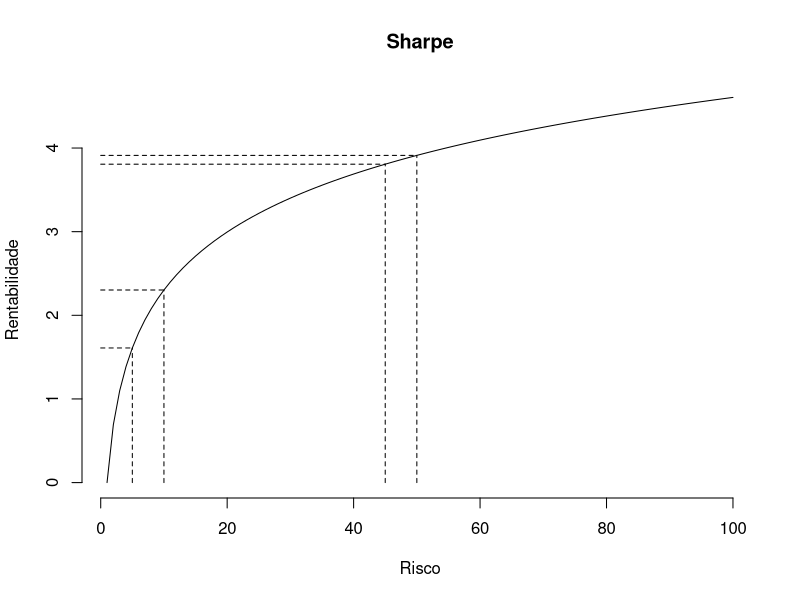

The R source for this figure:
plot(log(1:100),
     type="l",
     main="Sharpe",
     xlab="Risco",
     ylab="Rentabilidade",
     frame=F)


h <- c(5,10,
       45,50)
sapply(h, function(x) {
    y <- log(x)
    segments(x, 0, y1=y, lty="dashed")
    segments(0, y, x1=x, lty="dashed")
    log(h)
})
